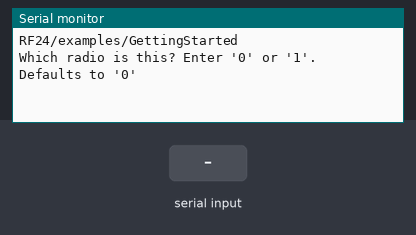
Recording of a sketch running on a simulated Arduino Uno, built with avr-gcc and run on an emulated ATmega328P. Parts: the last lines printed to the serial monitor. The test bench sets the inputs (shaded band). No radio packets arrive unless stated.

Above: at 0.8 s.
0.9 s: "90,45\n" received over Serial
At 1.05 s:
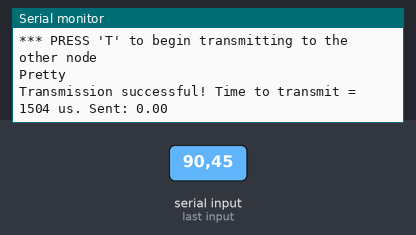
2.4 s: "R90\n" received over Serial
At 3.1 s:
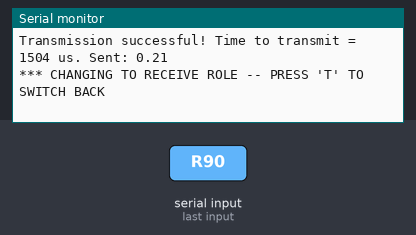
3.9 s: "T90\n" received over Serial
At 4.03 s:
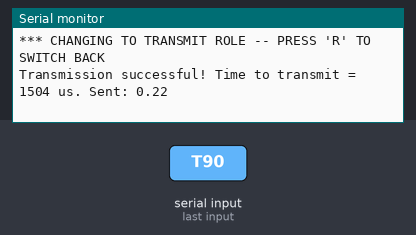
Timing chart, 0 to 6.9 s (numbered marks = the images above; inputs shaded):
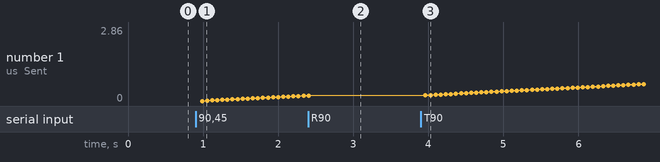

The sketch:

2.4Sender.ino
```cpp
// (licence header left out)
/**
 * A simple example of sending data from 1 nRF24L01 transceiver to another.
 *
 * This example was written to be used on 2 devices acting as "nodes".
 * Use the Serial Monitor to change each node's behavior.
 */
#include <SPI.h>
#include "printf.h"
#include "RF24.h"

// instantiate an object for the nRF24L01 transceiver
RF24 radio(7, 8); // using pin 7 for the CE pin, and pin 8 for the CSN pin

// Let these addresses be used for the pair
uint8_t address[][6] = {"1Node", "2Node"};
// It is very helpful to think of an address as a path instead of as
// an identifying device destination

// to use different addresses on a pair of radios, we need a variable to
// uniquely identify which address this radio will use to transmit
bool radioNumber = 1; // 0 uses address[0] to transmit, 1 uses address[1] to transmit

// Used to control whether this node is sending or receiving
bool role = true;  // true = TX role, false = RX role

// For this example, we'll be using a payload containing
// a single float number that will be incremented
// on every successful transmission
float payload = 0.0;

void setup() {

  Serial.begin(9600);
  while (!Serial) {
    // some boards need to wait to ensure access to serial over USB
  }

  // initialize the transceiver on the SPI bus
  if (!radio.begin()) {
    Serial.println(F("radio hardware is not responding!!"));
    while (1) {} // hold in infinite loop
  }

  // print example's introductory prompt
  Serial.println(F("RF24/examples/GettingStarted"));

  // To set the radioNumber via the Serial monitor on startup
  Serial.println(F("Which radio is this? Enter '0' or '1'. Defaults to '0'"));
  while (!Serial.available()) {
    // wait for user input
  }
  char input = Serial.parseInt();
  radioNumber = input == 1;
  Serial.print(F("radioNumber = "));
  Serial.println((int)radioNumber);

  // role variable is hardcoded to RX behavior, inform the user of this
  Serial.println(F("*** PRESS 'T' to begin transmitting to the other node"));

  // Set the PA Level low to try preventing power supply related problems
  // because these examples are likely run with nodes in close proximity to
  // each other.
  radio.setPALevel(RF24_PA_LOW);  // RF24_PA_LOW is default.

  // save on transmission time by setting the radio to only transmit the
  // number of bytes we need to transmit a float
  radio.setPayloadSize(sizeof(payload)); // float datatype occupies 4 bytes

  // set the TX address of the RX node into the TX pipe
  radio.openWritingPipe(address[radioNumber]);     // always uses pipe 0

  // set the RX address of the TX node into a RX pipe
  radio.openReadingPipe(1, address[!radioNumber]); // using pipe 1

  // additional setup specific to the node's role
  if (role) {
    radio.stopListening();  // put radio in TX mode
  } else {
    radio.startListening(); // put radio in RX mode
  }

  // For debugging info
  printf_begin();             // needed only once for printing details
  radio.printDetails();       // (smaller) function that prints raw register values
  Serial.println("Pretty");
  radio.printPrettyDetails(); // (larger) function that prints human readable data

} // setup

void loop() {

  if (role) {
    // This device is a TX node

    unsigned long start_timer = micros();                    // start the timer
    bool report = radio.write(&payload, sizeof(float));      // transmit & save the report
    unsigned long end_timer = micros();                      // end the timer

    if (report) {
      Serial.print(F("Transmission successful! "));          // payload was delivered
      Serial.print(F("Time to transmit = "));
      Serial.print(end_timer - start_timer);                 // print the timer result
      Serial.print(F(" us. Sent: "));
      Serial.println(payload);                               // print payload sent
      payload += 0.01;                                       // increment float payload
    } else {
      Serial.println(F("Transmission failed or timed out")); // payload was not delivered
    }

    // to make this example readable in the serial monitor
    delay(10);  // slow transmissions down by 1 second

  } else {
    // This device is a RX node

    uint8_t pipe;
    if (radio.available(&pipe)) {             // is there a payload? get the pipe number that recieved it
      uint8_t bytes = radio.getPayloadSize(); // get the size of the payload
      radio.read(&payload, bytes);            // fetch payload from FIFO
      Serial.print(F("Received "));
      Serial.print(bytes);                    // print the size of the payload
      Serial.print(F(" bytes on pipe "));
      Serial.print(pipe);                     // print the pipe number
      Serial.print(F(": "));
      Serial.println(payload);                // print the payload's value
    }
  } // role

  if (Serial.available()) {
    // change the role via the serial monitor

    char c = toupper(Serial.read());
    if (c == 'T' && !role) {
      // Become the TX node

      role = true;
      Serial.println(F("*** CHANGING TO TRANSMIT ROLE -- PRESS 'R' TO SWITCH BACK"));
      radio.stopListening();

    } else if (c == 'R' && role) {
      // Become the RX node

      role = false;
      Serial.println(F("*** CHANGING TO RECEIVE ROLE -- PRESS 'T' TO SWITCH BACK"));
      radio.startListening();
    }
  }

} // loop
```

Measured:
- after the input at 0.9 s, the serial monitor: prints a new line at once (image 1)
- after the input at 2.4 s, the serial monitor: prints a new line after 0.07 s (image 2)
- after the input at 3.9 s, the serial monitor: prints a new line at once (image 3)
- plotted number 1: 0.21 → 2.86 after the input at 3.9 s
